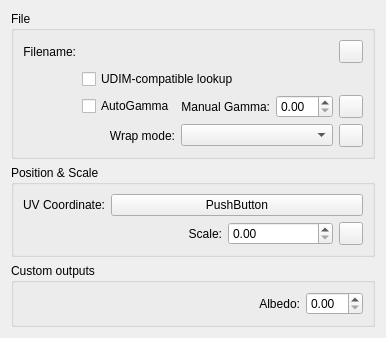
<?xml version="1.0" encoding="UTF-8"?>
<ui version="4.0">
 <class>Form</class>
 <widget class="QWidget" name="Form">
  <property name="geometry">
   <rect>
    <x>0</x>
    <y>0</y>
    <width>347</width>
    <height>303</height>
   </rect>
  </property>
  <property name="windowTitle">
   <string>Form</string>
  </property>
  <layout class="QGridLayout" name="gridLayout">
   <item row="0" column="0" colspan="2">
    <widget class="QGroupBox" name="groupBox_3">
     <property name="title">
      <string>File</string>
     </property>
     <layout class="QGridLayout" name="gridLayout_6">
      <item row="2" column="2">
       <widget class="QLabel" name="label_11">
        <property name="text">
         <string>Manual Gamma:</string>
        </property>
        <property name="alignment">
         <set>Qt::AlignRight|Qt::AlignTrailing|Qt::AlignVCenter</set>
        </property>
       </widget>
      </item>
      <item row="2" column="3">
       <widget class="MaxSDK::QmaxDoubleSpinBox" name="ManualGamma">
        <property name="visibleDigits" stdset="0">
         <number>-4</number>
        </property>
       </widget>
      </item>
      <item row="1" column="1" colspan="2">
       <widget class="QCheckBox" name="UDIM">
        <property name="text">
         <string>UDIM-compatible lookup</string>
        </property>
       </widget>
      </item>
      <item row="3" column="4">
       <widget class="MaxSDK::UI::QmaxTexmapToolbutton" name="WrapMode_map">
        <property name="text">
         <string/>
        </property>
       </widget>
      </item>
      <item row="2" column="1">
       <widget class="QCheckBox" name="AutoGamma">
        <property name="text">
         <string>AutoGamma</string>
        </property>
       </widget>
      </item>
      <item row="2" column="4">
       <widget class="MaxSDK::UI::QmaxTexmapToolbutton" name="ManualGamma_map">
        <property name="text">
         <string/>
        </property>
       </widget>
      </item>
      <item row="2" column="0">
       <spacer name="horizontalSpacer">
        <property name="orientation">
         <enum>Qt::Horizontal</enum>
        </property>
        <property name="sizeHint" stdset="0">
         <size>
          <width>40</width>
          <height>20</height>
         </size>
        </property>
       </spacer>
      </item>
      <item row="0" column="1" colspan="4">
       <layout class="QGridLayout" name="gridLayout_5">
        <property name="leftMargin">
         <number>0</number>
        </property>
        <property name="topMargin">
         <number>0</number>
        </property>
        <property name="rightMargin">
         <number>0</number>
        </property>
        <item row="0" column="2">
         <widget class="MaxSDK::UI::QmaxTexmapToolbutton" name="Filename_map">
          <property name="text">
           <string/>
          </property>
         </widget>
        </item>
        <item row="0" column="0" colspan="2">
         <widget class="MaxSDK::UI::QmaxFileChooser" name="Filename" native="true"/>
        </item>
       </layout>
      </item>
      <item row="0" column="0">
       <widget class="QLabel" name="label_9">
        <property name="text">
         <string>Filename:</string>
        </property>
        <property name="alignment">
         <set>Qt::AlignRight|Qt::AlignTrailing|Qt::AlignVCenter</set>
        </property>
       </widget>
      </item>
      <item row="3" column="1">
       <widget class="QLabel" name="label">
        <property name="text">
         <string>Wrap mode:</string>
        </property>
        <property name="alignment">
         <set>Qt::AlignRight|Qt::AlignTrailing|Qt::AlignVCenter</set>
        </property>
       </widget>
      </item>
      <item row="3" column="2" colspan="2">
       <widget class="QComboBox" name="WrapMode"/>
      </item>
     </layout>
    </widget>
   </item>
   <item row="1" column="0" colspan="2">
    <widget class="QGroupBox" name="groupBox_2">
     <property name="title">
      <string>Position &amp;&amp; Scale</string>
     </property>
     <layout class="QGridLayout" name="gridLayout_3" columnstretch="0,0,0,0,0,0">
      <item row="1" column="5">
       <widget class="MaxSDK::UI::QmaxTexmapToolbutton" name="Scale_map">
        <property name="text">
         <string/>
        </property>
       </widget>
      </item>
      <item row="1" column="3" colspan="2">
       <widget class="MaxSDK::QmaxDoubleSpinBox" name="Scale">
        <property name="visibleDigits" stdset="0">
         <number>-4</number>
        </property>
       </widget>
      </item>
      <item row="0" column="0">
       <widget class="QLabel" name="label_2">
        <property name="text">
         <string>UV Coordinate:</string>
        </property>
        <property name="alignment">
         <set>Qt::AlignRight|Qt::AlignTrailing|Qt::AlignVCenter</set>
        </property>
       </widget>
      </item>
      <item row="1" column="2">
       <widget class="QLabel" name="label_3">
        <property name="text">
         <string>Scale:</string>
        </property>
        <property name="alignment">
         <set>Qt::AlignRight|Qt::AlignTrailing|Qt::AlignVCenter</set>
        </property>
       </widget>
      </item>
      <item row="0" column="1" colspan="5">
       <widget class="QPushButton" name="Pos_map">
        <property name="text">
         <string>PushButton</string>
        </property>
       </widget>
      </item>
     </layout>
    </widget>
   </item>
   <item row="2" column="0" colspan="2">
    <widget class="QGroupBox" name="groupBox_4">
     <property name="title">
      <string>Custom outputs</string>
     </property>
     <layout class="QGridLayout" name="gridLayout_4" columnstretch="0,0,0">
      <item row="0" column="1">
       <widget class="QLabel" name="label_4">
        <property name="text">
         <string>Albedo:</string>
        </property>
        <property name="alignment">
         <set>Qt::AlignRight|Qt::AlignTrailing|Qt::AlignVCenter</set>
        </property>
       </widget>
      </item>
      <item row="0" column="2">
       <widget class="MaxSDK::QmaxDoubleSpinBox" name="Blur">
        <property name="visibleDigits" stdset="0">
         <number>-4</number>
        </property>
       </widget>
      </item>
      <item row="0" column="0">
       <spacer name="horizontalSpacer_2">
        <property name="orientation">
         <enum>Qt::Horizontal</enum>
        </property>
        <property name="sizeHint" stdset="0">
         <size>
          <width>40</width>
          <height>20</height>
         </size>
        </property>
       </spacer>
      </item>
     </layout>
    </widget>
   </item>
  </layout>
 </widget>
 <customwidgets>
  <customwidget>
   <class>MaxSDK::QmaxDoubleSpinBox</class>
   <extends>QDoubleSpinBox</extends>
   <header location="global">Qt/QmaxSpinBox.h</header>
  </customwidget>
  <customwidget>
   <class>MaxSDK::UI::QmaxTexmapToolbutton</class>
   <extends>QToolButton</extends>
   <header>QmaxTexmapToolbutton.h</header>
  </customwidget>
  <customwidget>
   <class>MaxSDK::UI::QmaxFileChooser</class>
   <extends>QWidget</extends>
   <header>qmaxfilechooser.h</header>
   <container>1</container>
  </customwidget>
 </customwidgets>
 <tabstops>
  <tabstop>Filename_map</tabstop>
  <tabstop>UDIM</tabstop>
  <tabstop>AutoGamma</tabstop>
  <tabstop>ManualGamma</tabstop>
  <tabstop>ManualGamma_map</tabstop>
  <tabstop>WrapMode</tabstop>
  <tabstop>WrapMode_map</tabstop>
  <tabstop>Pos_map</tabstop>
  <tabstop>Scale</tabstop>
  <tabstop>Scale_map</tabstop>
 </tabstops>
 <resources/>
 <connections>
  <connection>
   <sender>AutoGamma</sender>
   <signal>toggled(bool)</signal>
   <receiver>ManualGamma</receiver>
   <slot>setDisabled(bool)</slot>
   <hints>
    <hint type="sourcelabel">
     <x>151</x>
     <y>103</y>
    </hint>
    <hint type="destinationlabel">
     <x>292</x>
     <y>105</y>
    </hint>
   </hints>
  </connection>
  <connection>
   <sender>AutoGamma</sender>
   <signal>toggled(bool)</signal>
   <receiver>ManualGamma_map</receiver>
   <slot>setDisabled(bool)</slot>
   <hints>
    <hint type="sourcelabel">
     <x>151</x>
     <y>103</y>
    </hint>
    <hint type="destinationlabel">
     <x>321</x>
     <y>106</y>
    </hint>
   </hints>
  </connection>
  <connection>
   <sender>AutoGamma</sender>
   <signal>toggled(bool)</signal>
   <receiver>label_11</receiver>
   <slot>setDisabled(bool)</slot>
   <hints>
    <hint type="sourcelabel">
     <x>97</x>
     <y>103</y>
    </hint>
    <hint type="destinationlabel">
     <x>202</x>
     <y>106</y>
    </hint>
   </hints>
  </connection>
 </connections>
</ui>
